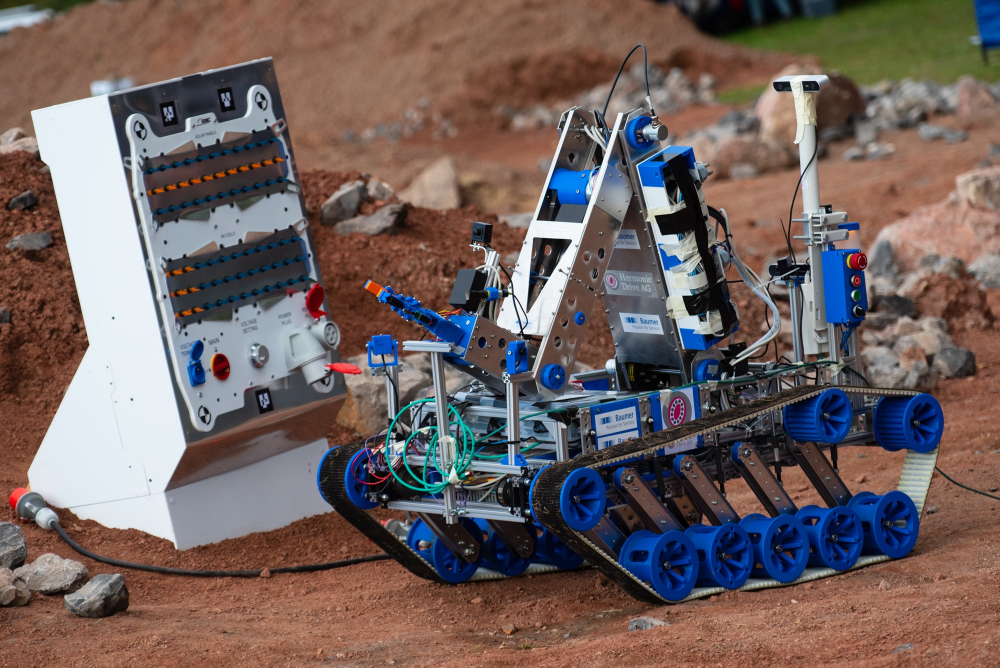
#> input picture images/marsyard/task.jpg, 2000 x 1335 px (shown at 1/2 size)
$ jupyter execute --allow-errors backgroundSubtraction.ipynb
#> lines starting #> are read from the running program, lines starting #| are printed output that depends on the picture; after the words box and inside, x2 and y2 are one past the last pixel; in counts of white or black regions, pixels touching at a corner belong together
# Back / Foreground separation
In this notebook we try to detect background pixels and remove them from image in order to keep only objets with different colour that, in our case, would be the panel we must operate on.\
We tested here the main idea, tuned the parameter for an optimal output, and then we will extend that to real scenario.\
This code is organized as follow:

**input:** single frame extracted from video stream

**output:** image of panel(ROI) with few other elements, polarized background
1. **decide when there is no panel in sight**: histogram distribution
2. **sample image to extract background color**: use mean/camshift to reach a particularly populated area wrt certaint distribution of pixels
3. **extract background pixel from the image**: backprojection
4. **result improvement**

((https://stackoverflow.com/questions/44825180/rectangle-document-detection-using-hough-transform-opencv-android))

https://docs.opencv.org/master/d7/d7b/classcv_1_1BackgroundSubtractorMOG2.html

https://docs.opencv.org/master/de/df4/tutorial_js_bg_subtraction.html

https://docs.opencv.org/master/d1/dc5/tutorial_background_subtraction.html

https://stackoverflow.com/questions/22133178/moving-background-subtraction-opencv

using background subtraction library, calculating background as the mean of various images (i.e. extracted frames from a video of the surraounding

[cell 1]
# INCLUDE
####
# IMAGE STREAM ACQUISITION
#    video stream management?(elsewhere)
#.    first/usefull frames memorization
#    video stream (general) filtering
#
####
# IMAGE FILTERING/CONVERSION FOR COLOR ENHANCEMENT
#..    hsv space used (least inlfuence from environmental changes)
#    filtering for lowering noise/luminosity peaks
#    color clustering on histogram?
#    colored rocks recognition?
#
####
# SOURCE HISTOGRAMS
####
# hist params
####
#..    computatation
#..    normalization
#
####
# ROIs DEFINITION AND HISTOGRAMS
####
# CFD comparing methods and parameters
####
#    roi identification:
#..       - samples library
#       - extraction from stream source:
#..           1) hardcoded dimension/ proportion of source's dimension
#.           2) rnd points/size
#           3) adaptive wrt source's features
#.           4) manual (human)
## watershed/clustering for regions segmentation
#
####
# ADAPTIVE MASK
####
# parameters
## moved inside roi definition method because are dipending by that
## may be adaptable from roi dimension
#    roi hist filtering?
#.    roi histogram correllation testing:
#..        1) pass/non pass test to eliminate low correlated samples
#        2) mask weight proportional to correlation
#..    backprojection mask
#..    structuring element for planar filtering
#..    back/foreground separation
#
####
# MASK IMPROVEMENT
#    foreground filtering?
#    mini blobs remotion, especially in less/most transformed areas
#


####
# FOREGROUND TRACKING AND MASK ITERACTION
#    foreground histogram
#    foreground backprojection mask
#    foreground tracking with camshift
#    iterated foreground mask by tracking
#    total mask by summing back/foreground ones
#    new foreground identification and iteraction
## minAreaRect(maxContour) to identificate panel after masking

[cell 2]
def bgVStream(streamSource):#add source device ofsource of video stream
    return cv.imread(streamSource)

#> (a cell that did not finish here is left out)

#> (a cell that did not finish here is left out)

[cell 5]
import numpy as np
import cv2 as cv
import matplotlib.pyplot as plt
import glob
###
# stream acquisition function, by path/address
def bgVStream(srcBgVS):
#> called with srcBgVS = '../../images/marsyard/task.jpg'
    return cv.imread(srcBgVS)
#> returned value is the input picture: shape (1335, 2000, 3); mean B, G, R 95.3, 97.8, 112.8

# prefiltering function
def bgPreFiltering(srcBgPF,paramBgPF=cv.COLOR_BGR2HSV):
#> called with paramBgPF = 40
    return cv.cvtColor(srcBgPF,paramBgPF)
#> returned value: shape (1335, 2000, 3); mean H, S, V 50.1, 97.5, 126.4

# histogram param, for hs(v) space
h_bins = 180
s_bins = 256
histSize = [h_bins, s_bins]
h_ranges = [0, 180]
s_ranges = [0, 256]
ranges = h_ranges + s_ranges
channels = [0, 1]

# histogram(cdf) comparison method
histCompLib = (
    ("Correlation", cv.HISTCMP_CORREL),
    ("Chi-Squared", cv.HISTCMP_CHISQR),
    ("Intersection", cv.HISTCMP_INTERSECT),
    ("Hellinger", cv.HISTCMP_BHATTACHARYYA),
    ("Kullback-Leibler",cv.HISTCMP_KL_DIV))

# choosen method
_,histCompMet=histCompLib[0]

# histogram comparison threshold
#compTresRoi: CORREL:0.4,CHISQR:10000000,INTERSECT:0.45,BHATTACHARYYA:?,KULLBACK:500
compTresRoi=10000000 if histCompMet==cv.HISTCMP_CHISQR else 0.3

############################
# samples folder
sampLibPath='../../images/marsyard/samples/terrain/'
# roi extraction methods
roiMet=('library',
        'stream')
# selected roi extraction method
srcMetROi=roiMet[0]
##############################
# mask's filter param and threshold value (mask is decimal)
if srcMetROi=='library':
    sizeEl=3
    elemType=cv.MORPH_RECT
    threshval=10#CORREL:10, CHISQR:0-20,

elif srcMetROi=='stream':
    elemNumber=4
    dimRowRoi=img.shape[0]//elemNumber
    dimColRoi=img.shape[1]//elemNumber

    sizeEl=4
    elemType=cv.MORPH_RECT
    threshval=50
################################
# source definition
srcImgLib='../../images/marsyard/'

## may use multiple sources
srcImgPath=srcImgLib+'task.jpg'
if 1:## just to keep indentation
#for srcImgPath in glob.glob(srcImgLib+"*.jpg"):
    # source acquisition
    img=bgVStream(srcImgPath)
    foreGround=img.copy()
    # source prefiltering
    imgh=bgPreFiltering(img)
    # source histogram
    imghhist = cv.calcHist([imgh], channels, None, histSize, ranges, accumulate=False)
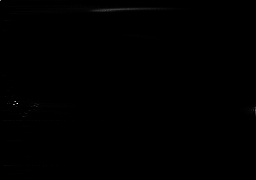
#> imghhist: shape (180, 256) float32; min 0, max 42420, mean 57.9; drawn with min black and max white
    cv.normalize(imghhist, imghhist, alpha=0, beta=1, norm_type=cv.NORM_MINMAX)

    usefullRoi=[]
#################################################################
    # picks roi from samples library
    if srcMetROi=='library':
        for tempLibImg in glob.glob(sampLibPath+"*.jpg"):## manages only .jpg
            # roi acquisition
            currentRoi=cv.cvtColor(cv.imread(tempLibImg),cv.COLOR_BGR2HSV)
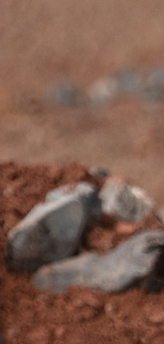
#> input picture images/marsyard/samples/terrain/abundant.jpg, 164 x 344 px
#> currentRoi: shape (344, 164, 3); mean H, S, V 9.7, 98.8, 127.4
            # roi hist
            roihhist= cv.calcHist([currentRoi], channels, None, histSize, ranges, accumulate=False)
            cv.normalize(roihhist, roihhist, alpha=0,beta=255, norm_type=cv.NORM_MINMAX)
#> roihhist: shape (180, 256) float32; min 0, max 255, mean 0.2
            # roi correlation test
            if cv.compareHist(imghhist, roihhist, histCompMet)>compTresRoi:
                # usefull roi saved
                usefullRoi.append(currentRoi)
                # roi mask, mask smoothing and binarization, 3 channels mask
                bpMask = cv.calcBackProject([imgh],channels,roihhist,ranges,1)
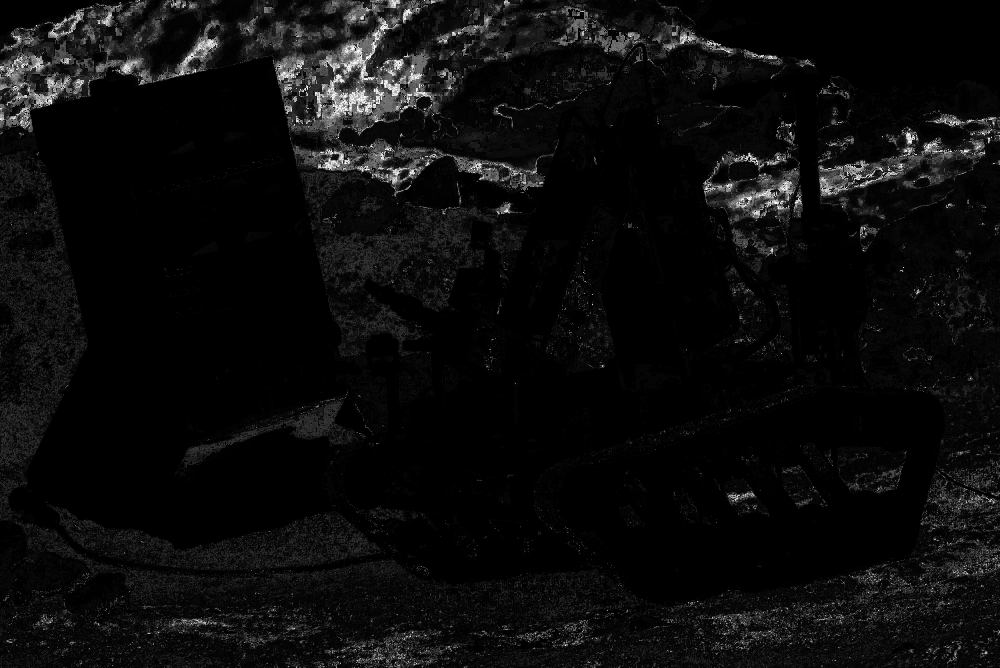
#> bpMask: shape (1335, 2000) (shown at 1/2 size); min 0, max 255, mean 12.2
                cv.filter2D(bpMask,-1,cv.getStructuringElement(elemType,(sizeEl,sizeEl)),bpMask)
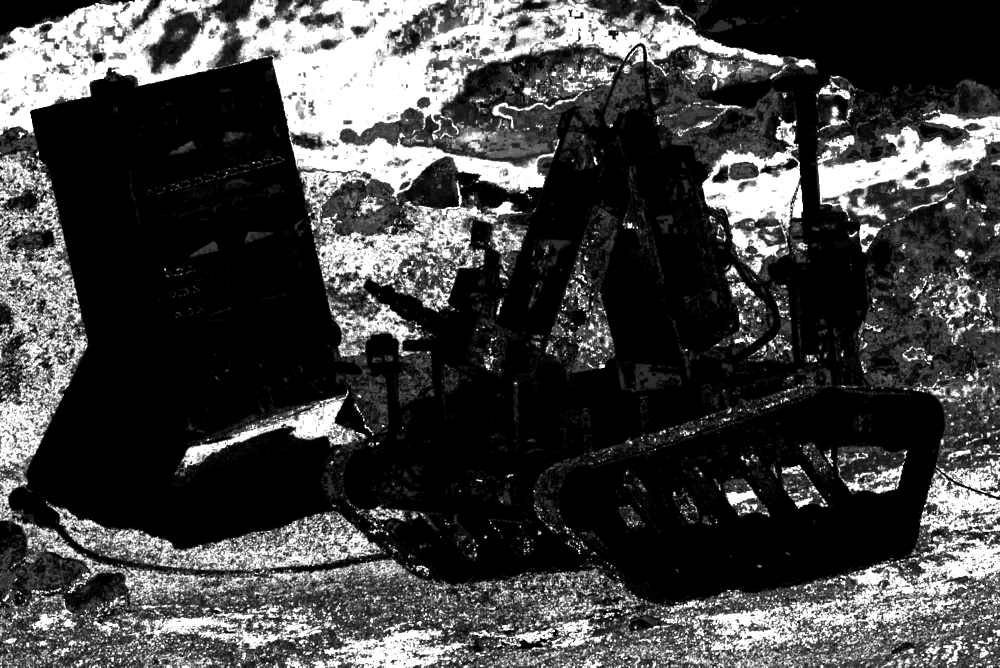
#> bpMask: shape (1335, 2000) (shown at 1/2 size); min 0, max 255, mean 67.1
                _,thresh = cv.threshold(bpMask,threshval,255,0)
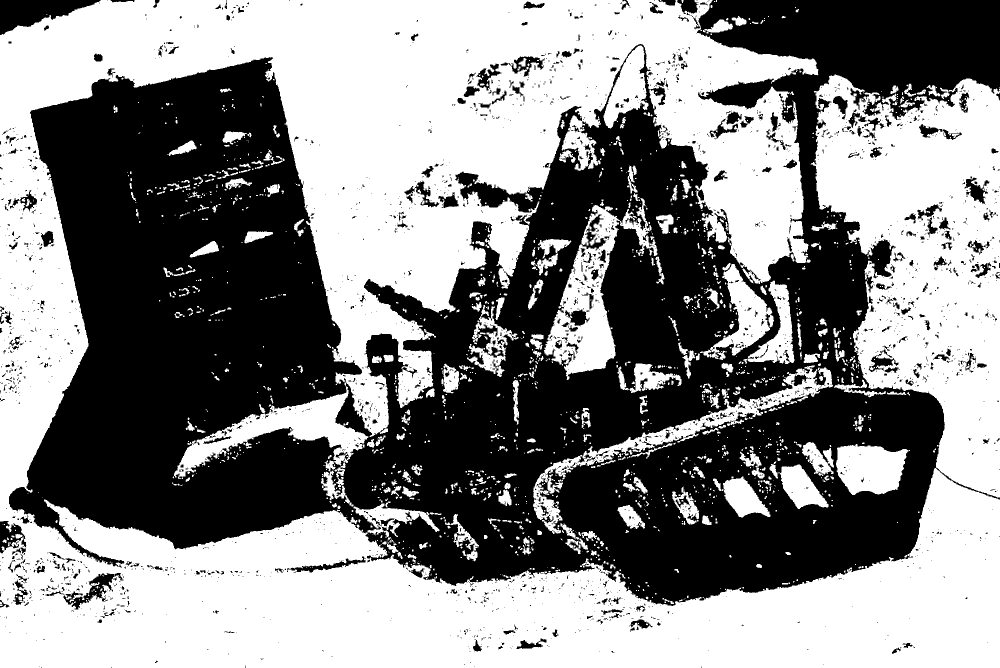
#> thresh: shape (1335, 2000) (shown at 1/2 size); 53.3% white; 2564 black regions (2161 under 20 px), largest, box (x1, y1, x2, y2) and area: (18, 0, 2000, 1212) 1184615, (0, 0, 201, 70) 7315, (91, 1146, 247, 1219) 2470
                thresh = cv.merge((thresh,thresh,thresh))
                # background subtraction
                foreGround = cv.bitwise_and(foreGround,cv.bitwise_not(thresh))
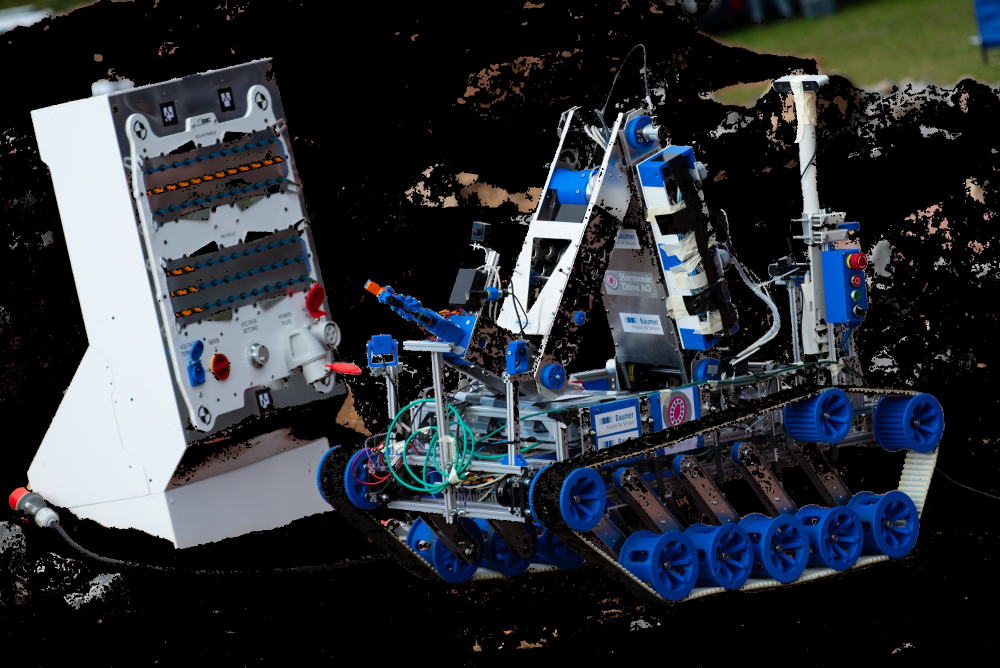
#> foreGround: shape (1335, 2000, 3) (shown at 1/2 size); mean B, G, R 55.9, 50.1, 45.9
#> pass 2 of the loop `for tempLibImg in glob.glob(sampLibPath+"*.jpg"):## manages only .jpg`:
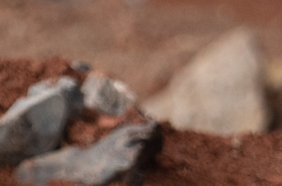
#> input picture images/marsyard/samples/terrain/common.jpg, 282 x 186 px
#> currentRoi: shape (186, 282, 3); mean H, S, V 10.2, 93.5, 129.7
#> `_,thresh = cv.threshold(bpMask,threshval,255,0)`:
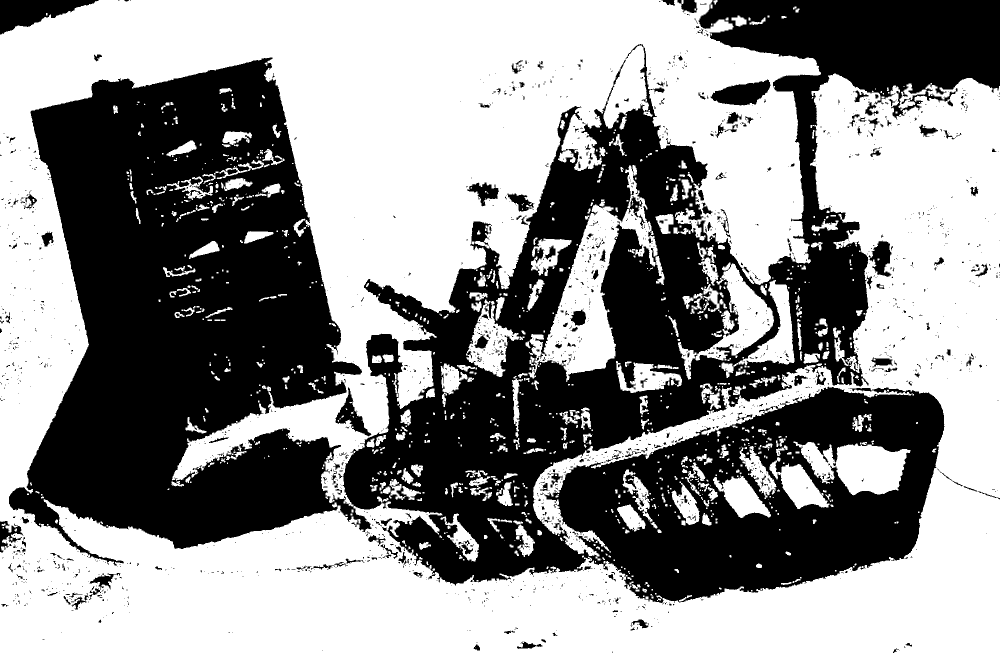
#> thresh: shape (1335, 2000) (shown at 1/2 size); 57.5% white; 1978 black regions (1742 under 20 px), largest, box (x1, y1, x2, y2) and area: (18, 0, 2000, 1206) 1089201, (0, 0, 197, 69) 6967, (1421, 159, 1541, 211) 3826
#> `foreGround = cv.bitwise_and(foreGround,cv.bitwise_not(thresh))`:
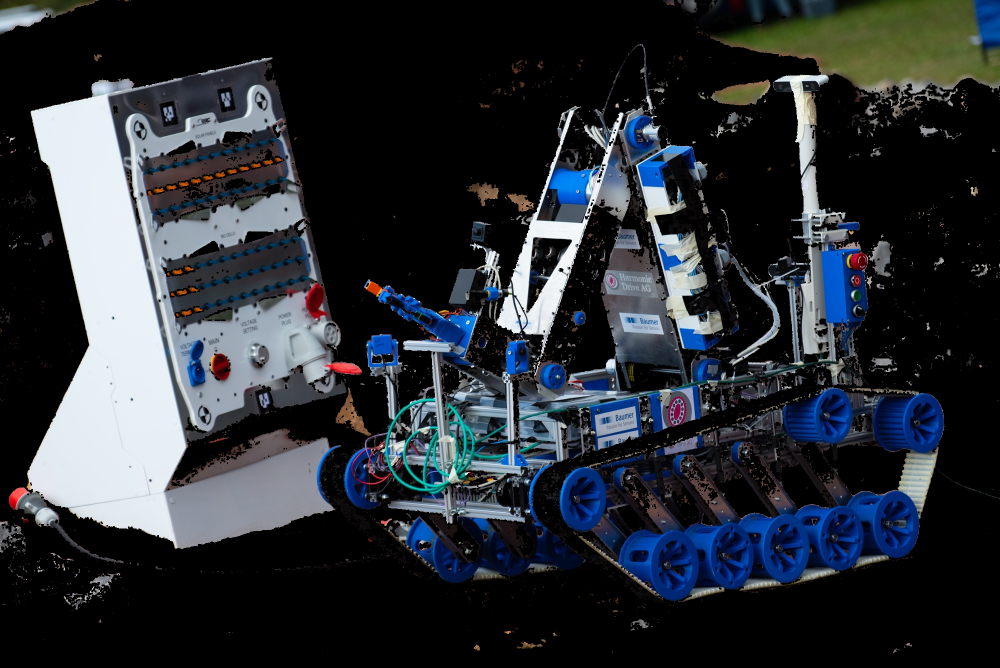
#> foreGround: shape (1335, 2000, 3) (shown at 1/2 size); mean B, G, R 53, 47.1, 42.2
#> pass 3 of the loop `for tempLibImg in glob.glob(sampLibPath+"*.jpg"):## manages only .jpg`:
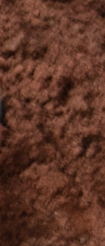
#> input picture images/marsyard/samples/terrain/dark.jpg, 105 x 246 px
#> currentRoi: shape (246, 105, 3); mean H, S, V 8.3, 154.5, 93.9
#> `roihhist= cv.calcHist([currentRoi], channels, None, histSize, ranges, ..`:
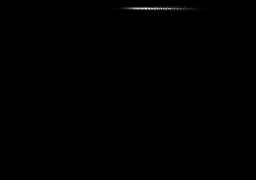
#> roihhist: shape (180, 256) float32; min 0, max 344, mean 0.6; drawn with min black and max white

    # picks roi from target image itself
    elif srcMetROi=='stream':
        # target grid division
        for jj in range(0,img.shape[0],dimRowRoi):
            for ii in range(0,img.shape[1],dimColRoi):
                # roi acquisition
                currentRoi=cv.cvtColor(img[jj:jj+dimRowRoi,ii:ii+dimColRoi],cv.COLOR_BGR2HSV)
                # roi histogram
                roihhist= cv.calcHist([currentRoi], channels, None, histSize, ranges, accumulate=False)
                cv.normalize(roihhist, roihhist, alpha=0,beta=255, norm_type=cv.NORM_MINMAX)
                # roi correlation test
                if cv.compareHist(imghhist, roihhist, histCompMet)>compTresRoi:
                    # usefull roi saved
                    usefullRoi.append(currentRoi)
                    # roi mask, mask smoothing and binarization, 3 channels mask
                    bpMask = cv.calcBackProject([imgh],channels,roihhist,ranges,1)
                    cv.filter2D(bpMask,-1,cv.getStructuringElement(elemType,(sizeEl,sizeEl)),bpMask)
                    _,thresh = cv.threshold(bpMask,threshval,255,0)
                    thresh = cv.merge((thresh,thresh,thresh))
                    # background subtraction
                    foreGround = cv.bitwise_and(foreGround,cv.bitwise_not(thresh))
        # [11 lines of commented-out code are left out]
    plt.figure(figsize=(20,10))
    plt.imshow(cv.cvtColor(foreGround,cv.COLOR_BGR2RGB))
    plt.show()
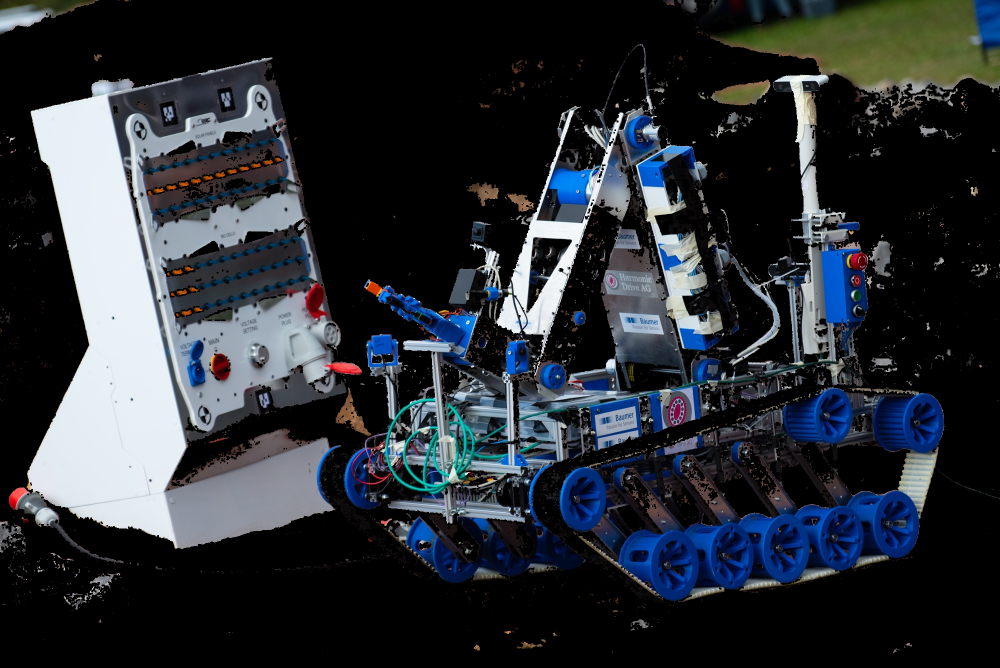
#> shown: shape (1335, 2000, 3) (shown at 1/2 size); mean R, G, B 42.2, 47.1, 53
#backGround=img-foreGround
